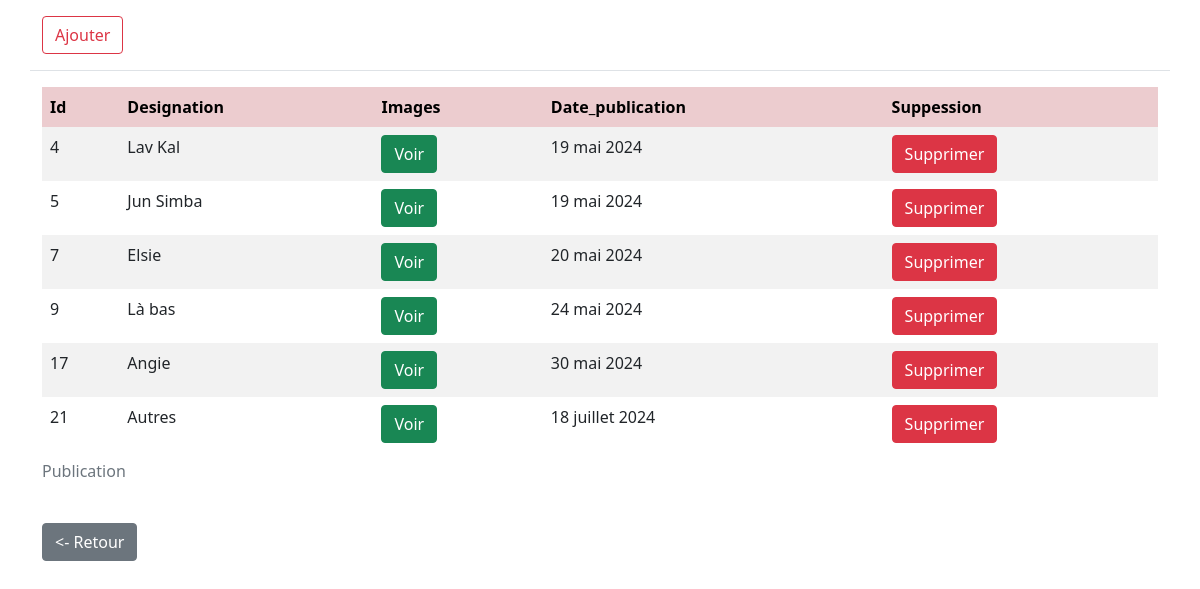
Page /private_page/dashboard/gestion_publication on the committed database.
### surnatural_app/models.py (models this page shows, shortened)
class Publications(models.Model):
    img = models.ImageField(upload_to='img')
    designation = models.CharField(max_length=50)
    date_pub = models.DateField(auto_now=True)
    user = models.ManyToManyField(User, through='Reactions')
    class Meta():
        db_table = 'Publications'

### surnatural_app/views.py (the view)
# urls.py: path('private_page/dashboard/gestion_publication', gst_publication, name='gst_publication'),
def gst_publication(request):
    publications = Publications.objects.all()
    return render(request, 'application/gst_publication.html', context={'publications':publications})

### templates/application/gst_publication.html (shortened to what this page needs)
<!DOCTYPE html>
<html lang="fr">
    {% load static %}
<head>
    <link rel="stylesheet" href="{% static 'css/bootstrap.css' %}">
    <link rel="stylesheet" href="{% static 'css/style.css' %}">
</head>
<body>
    <div class="container">
        <div class="row border-bottom">
            <div class="col-3">
                <a href="{% url "form_publication" %}" class="btn btn-outline-danger my-3">Ajouter</a>
            </div>
        </div>
        <div class="row">
            <div
                class="table-responsive-sm my-3"
            >
                <table
                    class="table table-striped table-hover table-borderless table-danger align-middle"
                >
                    <thead class="table-light">
                        <caption>
                            Publication
                        </caption>
                        <tr>
                            <th>Id</th>
                            <th>Designation</th>
                            <th>Images</th>
                            <th>Date_publication</th>
                            <th>Suppession</th>
                        </tr>
                    </thead>
                    <tbody class="table-group-divider">
                        {% for publication in publications %}
                            <tr
                                class="table"
                            >
                                <td scope="row">{{publication.id}}</td>
                                <td>{{publication.designation}}</td>
                                <td><a href="/media/{{publication.img}}" class="btn btn-success">Voir</a></td>
                                <td>{{publication.date_pub}}</td>
                                <td><a onclick="conf()" href="/private_page/dashboard/gestion_publication/delete{{publication.id}}" class="btn btn-danger">Supprimer</a></td>
                            </tr>
                        {% endfor %}
                    </tbody>
                </table>
            </div>
        </div>
        <a href="{% url "dashboard" %}" class="btn btn-secondary"><- Retour</a>
    </div>
</body>
</html>

### static/css/style.css (style rules this page uses)
:root { --main_color:rgb(126, 19, 69); }
html { scroll-behavior: smooth; }

### rows in the picture
Publications: id "4", designation "Lav Kal", date_pub "19 mai 2024"
Publications: id "5", designation "Jun Simba", date_pub "19 mai 2024"
Publications: id "7", designation "Elsie", date_pub "20 mai 2024"
Publications: id "9", designation "Là bas", date_pub "24 mai 2024"
Publications: id "17", designation "Angie", date_pub "30 mai 2024"
Publications: id "21", designation "Autres", date_pub "18 juillet 2024"
